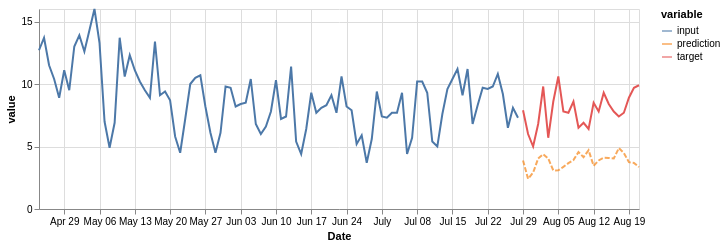

Here is the notebook cell this chart was saved with:
### Code cell
(on.Plot()
    .add(on.marks.line, input)
    .add(on.marks.line, target)
    .add(on.marks.line, prediction, type='dashed')
    .properties(width=600, height=200)
    .show()
)

### Figure 1 — Vega specification as saved in the notebook (floating-point values rounded to 4 significant figures)
{"$schema": "https://vega.github.io/schema/vega/v5.json", "data": [{"name": "source_0", "values": [{"Date": "1990-04-24T00:00:00.000", "variable": "input", "value": 12.7}, {"Date": "1990-04-25T00:00:00.000", "variable": "input", "value": 13.7}, {"Date": "1990-04-26T00:00:00.000", "variable": "input", "value": 11.5}, {"Date": "1990-04-27T00:00:00.000", "variable": "input", "value": 10.4}, {"Date": "1990-04-28T00:00:00.000", "variable": "input", "value": 8.9}, {"Date": "1990-04-29T00:00:00.000", "variable": "input", "value": 11.1}, {"Date": "1990-04-30T00:00:00.000", "variable": "input", "value": 9.5}, {"Date": "1990-05-01T00:00:00.000", "variable": "input", "value": 13.0}, {"Date": "1990-05-02T00:00:00.000", "variable": "input", "value": 13.9}, {"Date": "1990-05-03T00:00:00.000", "variable": "input", "value": 12.6}, {"Date": "1990-05-04T00:00:00.000", "variable": "input", "value": 14.3}, {"Date": "1990-05-05T00:00:00.000", "variable": "input", "value": 16.0}, {"Date": "1990-05-06T00:00:00.000", "variable": "input", "value": 13.3}, {"Date": "1990-05-07T00:00:00.000", "variable": "input", "value": 7.0}, {"Date": "1990-05-08T00:00:00.000", "variable": "input", "value": 4.9}, {"Date": "1990-05-09T00:00:00.000", "variable": "input", "value": 6.9}, {"Date": "1990-05-10T00:00:00.000", "variable": "input", "value": 13.7}, {"Date": "1990-05-11T00:00:00.000", "variable": "input", "value": 10.6}, {"Date": "1990-05-12T00:00:00.000", "variable": "input", "value": 12.3}, {"Date": "1990-05-13T00:00:00.000", "variable": "input", "value": 11.1}, {"Date": "1990-05-14T00:00:00.000", "variable": "input", "value": 10.2}, {"Date": "1990-05-15T00:00:00.000", "variable": "input", "value": 9.5}, {"Date": "1990-05-16T00:00:00.000", "variable": "input", "value": 8.9}, {"Date": "1990-05-17T00:00:00.000", "variable": "input", "value": 13.4}, {"Date": "1990-05-18T00:00:00.000", "variable": "input", "value": 9.1}, {"Date": "1990-05-19T00:00:00.000", "variable": "input", "value": 9.4}, {"Date": "1990-05-20T00:00:00.000", "variable": "input", "value": 8.7}, {"Date": "1990-05-21T00:00:00.000", "variable": "input", "value": 5.8}, {"Date": "1990-05-22T00:00:00.000", "variable": "input", "value": 4.5}, {"Date": "1990-05-23T00:00:00.000", "variable": "input", "value": 7.2}, {"Date": "1990-05-24T00:00:00.000", "variable": "input", "value": 10.0}, {"Date": "1990-05-25T00:00:00.000", "variable": "input", "value": 10.5}, {"Date": "1990-05-26T00:00:00.000", "variable": "input", "value": 10.7}, {"Date": "1990-05-27T00:00:00.000", "variable": "input", "value": 8.2}, {"Date": "1990-05-28T00:00:00.000", "variable": "input", "value": 6.1}, {"Date": "1990-05-29T00:00:00.000", "variable": "input", "value": 4.5}, {"Date": "1990-05-30T00:00:00.000", "variable": "input", "value": 6.1}, {"Date": "1990-05-31T00:00:00.000", "variable": "input", "value": 9.8}, {"Date": "1990-06-01T00:00:00.000", "variable": "input", "value": 9.7}, {"Date": "1990-06-02T00:00:00.000", "variable": "input", "value": 8.2}, {"Date": "1990-06-03T00:00:00.000", "variable": "input", "value": 8.4}, {"Date": "1990-06-04T00:00:00.000", "variable": "input", "value": 8.5}, {"Date": "1990-06-05T00:00:00.000", "variable": "input", "value": 10.4}, {"Date": "1990-06-06T00:00:00.000", "variable": "input", "value": 6.8}, {"Date": "1990-06-07T00:00:00.000", "variable": "input", "value": 6.0}, {"Date": "1990-06-08T00:00:00.000", "variable": "input", "value": 6.6}, {"Date": "1990-06-09T00:00:00.000", "variable": "input", "value": 7.8}, {"Date": "1990-06-10T00:00:00.000", "variable": "input", "value": 10.3}, {"Date": "1990-06-11T00:00:00.000", "variable": "input", "value": 7.2}, {"Date": "1990-06-12T00:00:00.000", "variable": "input", "value": 7.4}, {"Date": "1990-06-13T00:00:00.000", "variable": "input", "value": 11.4}, {"Date": "1990-06-14T00:00:00.000", "variable": "input", "value": 5.4}, {"Date": "1990-06-15T00:00:00.000", "variable": "input", "value": 4.4}, {"Date": "1990-06-16T00:00:00.000", "variable": "input", "value": 6.4}, {"Date": "1990-06-17T00:00:00.000", "variable": "input", "value": 9.3}, {"Date": "1990-06-18T00:00:00.000", "variable": "input", "value": 7.7}, {"Date": "1990-06-19T00:00:00.000", "variable": "input", "value": 8.1}, {"Date": "1990-06-20T00:00:00.000", "variable": "input", "value": 8.3}, {"Date": "1990-06-21T00:00:00.000", "variable": "input", "value": 9.1}, {"Date": "1990-06-22T00:00:00.000", "variable": "input", "value": 7.7}, {"Date": "1990-06-23T00:00:00.000", "variable": "input", "value": 10.6}, {"Date": "1990-06-24T00:00:00.000", "variable": "input", "value": 8.2}, {"Date": "1990-06-25T00:00:00.000", "variable": "input", "value": 7.9}, {"Date": "1990-06-26T00:00:00.000", "variable": "input", "value": 5.2}, {"Date": "1990-06-27T00:00:00.000", "variable": "input", "value": 5.9}, {"Date": "1990-06-28T00:00:00.000", "variable": "input", "value": 3.7}, {"Date": "1990-06-29T00:00:00.000", "variable": "input", "value": 5.6}, {"Date": "1990-06-30T00:00:00.000", "variable": "input", "value": 9.4}, {"Date": "1990-07-01T00:00:00.000", "variable": "input", "value": 7.4}, {"Date": "1990-07-02T00:00:00.000", "variable": "input", "value": 7.3}, {"Date": "1990-07-03T00:00:00.000", "variable": "input", "value": 7.7}, {"Date": "1990-07-04T00:00:00.000", "variable": "input", "value": 7.7}, {"Date": "1990-07-05T00:00:00.000", "variable": "input", "value": 9.3}, {"Date": "1990-07-06T00:00:00.000", "variable": "input", "value": 4.4}, {"Date": "1990-07-07T00:00:00.000", "variable": "input", "value": 5.7}, {"Date": "1990-07-08T00:00:00.000", "variable": "input", "value": 10.2}, {"Date": "1990-07-09T00:00:00.000", "variable": "input", "value": 10.2}, {"Date": "1990-07-10T00:00:00.000", "variable": "input", "value": 9.3}, {"Date": "1990-07-11T00:00:00.000", "variable": "input", "value": 5.4}, {"Date": "1990-07-12T00:00:00.000", "variable": "input", "value": 5.0}, {"Date": "1990-07-13T00:00:00.000", "variable": "input", "value": 7.6}, {"Date": "1990-07-14T00:00:00.000", "variable": "input", "value": 9.6}, {"Date": "1990-07-15T00:00:00.000", "variable": "input", "value": 10.4}, {"Date": "1990-07-16T00:00:00.000", "variable": "input", "value": 11.2}, {"Date": "1990-07-17T00:00:00.000", "variable": "input", "value": 9.1}, {"Date": "1990-07-18T00:00:00.000", "variable": "input", "value": 11.2}, {"Date": "1990-07-19T00:00:00.000", "variable": "input", "value": 6.8}, {"Date": "1990-07-20T00:00:00.000", "variable": "input", "value": 8.3}, {"Date": "1990-07-21T00:00:00.000", "variable": "input", "value": 9.7}, {"Date": "1990-07-22T00:00:00.000", "variable": "input", "value": 9.6}, {"Date": "1990-07-23T00:00:00.000", "variable": "input", "value": 9.8}, {"Date": "1990-07-24T00:00:00.000", "variable": "input", "value": 10.8}, {"Date": "1990-07-25T00:00:00.000", "variable": "input", "value": 9.2}, {"Date": "1990-07-26T00:00:00.000", "variable": "input", "value": 6.5}, {"Date": "1990-07-27T00:00:00.000", "variable": "input", "value": 8.1}, {"Date": "1990-07-28T00:00:00.000", "variable": "input", "value": 7.3}], "transform": [{"type": "formula", "expr": "toDate(datum['Date'])", "as": "Date"}]}, {"name": "source_1", "values": [{"Date": "1990-07-29T00:00:00.000", "variable": "target", "value": 7.9}, {"Date": "1990-07-30T00:00:00.000", "variable": "target", "value": 6.0}, {"Date": "1990-07-31T00:00:00.000", "variable": "target", "value": 5.0}, {"Date": "1990-08-01T00:00:00.000", "variable": "target", "value": 6.8}, {"Date": "1990-08-02T00:00:00.000", "variable": "target", "value": 9.8}, {"Date": "1990-08-03T00:00:00.000", "variable": "target", "value": 5.7}, {"Date": "1990-08-04T00:00:00.000", "variable": "target", "value": 8.6}, {"Date": "1990-08-05T00:00:00.000", "variable": "target", "value": 10.6}, {"Date": "1990-08-06T00:00:00.000", "variable": "target", "value": 7.8}, {"Date": "1990-08-07T00:00:00.000", "variable": "target", "value": 7.7}, {"Date": "1990-08-08T00:00:00.000", "variable": "target", "value": 8.6}, {"Date": "1990-08-09T00:00:00.000", "variable": "target", "value": 6.5}, {"Date": "1990-08-10T00:00:00.000", "variable": "target", "value": 6.9}, {"Date": "1990-08-11T00:00:00.000", "variable": "target", "value": 6.4}, {"Date": "1990-08-12T00:00:00.000", "variable": "target", "value": 8.5}, {"Date": "1990-08-13T00:00:00.000", "variable": "target", "value": 7.8}, {"Date": "1990-08-14T00:00:00.000", "variable": "target", "value": 9.3}, {"Date": "1990-08-15T00:00:00.000", "variable": "target", "value": 8.4}, {"Date": "1990-08-16T00:00:00.000", "variable": "target", "value": 7.8}, {"Date": "1990-08-17T00:00:00.000", "variable": "target", "value": 7.4}, {"Date": "1990-08-18T00:00:00.000", "variable": "target", "value": 7.7}, {"Date": "1990-08-19T00:00:00.000", "variable": "target", "value": 8.9}, {"Date": "1990-08-20T00:00:00.000", "variable": "target", "value": 9.7}, {"Date": "1990-08-21T00:00:00.000", "variable": "target", "value": 9.9}], "transform": [{"type": "formula", "expr": "toDate(datum['Date'])", "as": "Date"}]}, {"name": "source_2", "values": [{"Date": "1990-07-29T00:00:00.000", "variable": "prediction", "value": 3.882}, {"Date": "1990-07-30T00:00:00.000", "variable": "prediction", "value": 2.411}, {"Date": "1990-07-31T00:00:00.000", "variable": "prediction", "value": 2.912}, {"Date": "1990-08-01T00:00:00.000", "variable": "prediction", "value": 4.033}, {"Date": "1990-08-02T00:00:00.000", "variable": "prediction", "value": 4.38}, {"Date": "1990-08-03T00:00:00.000", "variable": "prediction", "value": 4.042}, {"Date": "1990-08-04T00:00:00.000", "variable": "prediction", "value": 3.088}, {"Date": "1990-08-05T00:00:00.000", "variable": "prediction", "value": 3.09}, {"Date": "1990-08-06T00:00:00.000", "variable": "prediction", "value": 3.373}, {"Date": "1990-08-07T00:00:00.000", "variable": "prediction", "value": 3.668}, {"Date": "1990-08-08T00:00:00.000", "variable": "prediction", "value": 3.91}, {"Date": "1990-08-09T00:00:00.000", "variable": "prediction", "value": 4.556}, {"Date": "1990-08-10T00:00:00.000", "variable": "prediction", "value": 4.148}, {"Date": "1990-08-11T00:00:00.000", "variable": "prediction", "value": 4.699}, {"Date": "1990-08-12T00:00:00.000", "variable": "prediction", "value": 3.463}, {"Date": "1990-08-13T00:00:00.000", "variable": "prediction", "value": 3.885}, {"Date": "1990-08-14T00:00:00.000", "variable": "prediction", "value": 4.102}, {"Date": "1990-08-15T00:00:00.000", "variable": "prediction", "value": 4.081}, {"Date": "1990-08-16T00:00:00.000", "variable": "prediction", "value": 4.044}, {"Date": "1990-08-17T00:00:00.000", "variable": "prediction", "value": 4.876}, {"Date": "1990-08-18T00:00:00.000", "variable": "prediction", "value": 4.474}, {"Date": "1990-08-19T00:00:00.000", "variable": "prediction", "value": 3.749}, {"Date": "1990-08-20T00:00:00.000", "variable": "prediction", "value": 3.689}, {"Date": "1990-08-21T00:00:00.000", "variable": "prediction", "value": 3.354}], "transform": [{"type": "formula", "expr": "toDate(datum['Date'])", "as": "Date"}]}, {"name": "source_0_color_domain_variable_0", "values": [{"variable": "input"}]}, {"name": "source_1_color_domain_variable_1", "values": [{"variable": "target"}]}, {"name": "source_2_color_domain_variable_2", "values": [{"variable": "prediction"}]}], "marks": [{"type": "group", "name": "layer_0_pathgroup", "from": {"facet": {"data": "source_0", "name": "faceted_path_layer_0_main", "groupby": ["variable"]}}, "encode": {"update": {"height": {"field": {"signal": null, "datum": null, "group": "height", "parent": null}}, "width": {"field": {"signal": null, "datum": null, "group": "width", "parent": null}}}}, "marks": [{"type": "line", "name": "layer_0_marks", "from": {"data": "faceted_path_layer_0_main"}, "sort": {"field": "x"}, "encode": {"update": {"y": {"field": "value", "scale": "y"}, "defined": {"signal": "isValid(datum[\"Date\"]) && isFinite(+datum[\"Date\"]) && isValid(datum[\"value\"]) && isFinite(+datum[\"value\"])"}, "x": {"field": "Date", "scale": "x"}, "stroke": {"field": "variable", "scale": "color"}}}, "style": ["line"]}]}, {"type": "group", "name": "layer_1_pathgroup", "from": {"facet": {"data": "source_1", "name": "faceted_path_layer_1_main", "groupby": ["variable"]}}, "encode": {"update": {"width": {"field": {"signal": null, "datum": null, "group": "width", "parent": null}}, "height": {"field": {"signal": null, "datum": null, "group": "height", "parent": null}}}}, "marks": [{"type": "line", "name": "layer_1_marks", "from": {"data": "faceted_path_layer_1_main"}, "sort": {"field": "x"}, "encode": {"update": {"y": {"field": "value", "scale": "y"}, "stroke": {"field": "variable", "scale": "color"}, "x": {"field": "Date", "scale": "x"}, "defined": {"signal": "isValid(datum[\"Date\"]) && isFinite(+datum[\"Date\"]) && isValid(datum[\"value\"]) && isFinite(+datum[\"value\"])"}}}, "style": ["line"]}]}, {"type": "group", "name": "layer_2_pathgroup", "from": {"facet": {"data": "source_2", "name": "faceted_path_layer_2_main", "groupby": ["variable"]}}, "encode": {"update": {"height": {"field": {"signal": null, "datum": null, "group": "height", "parent": null}}, "width": {"field": {"signal": null, "datum": null, "group": "width", "parent": null}}}}, "marks": [{"type": "line", "name": "layer_2_marks", "from": {"data": "faceted_path_layer_2_main"}, "sort": {"field": "x"}, "encode": {"update": {"x": {"field": "Date", "scale": "x"}, "y": {"field": "value", "scale": "y"}, "stroke": {"field": "variable", "scale": "color"}, "opacity": {"value": 0.7}, "defined": {"signal": "isValid(datum[\"Date\"]) && isFinite(+datum[\"Date\"]) && isValid(datum[\"value\"]) && isFinite(+datum[\"value\"])"}, "strokeDash": {"value": [5, 2]}}}, "style": ["line"]}]}], "scales": [{"name": "x", "type": "time", "domain": {"fields": [{"data": "source_0", "field": "Date"}, {"data": "source_1", "field": "Date"}, {"data": "source_2", "field": "Date"}]}, "range": [0, {"signal": "width"}]}, {"name": "y", "type": "linear", "domain": {"fields": [{"data": "source_0", "field": "value"}, {"data": "source_1", "field": "value"}, {"data": "source_2", "field": "value"}]}, "range": [{"signal": "height"}, 0], "zero": true, "nice": true}, {"name": "color", "type": "ordinal", "domain": {"fields": [{"data": "source_0_color_domain_variable_0", "field": "variable"}, {"data": "source_1_color_domain_variable_1", "field": "variable"}, {"data": "source_2_color_domain_variable_2", "field": "variable"}], "sort": true}, "range": "category"}], "axes": [{"scale": "x", "tickCount": {"signal": "ceil(width/40)"}, "orient": "bottom", "maxExtent": 0, "gridScale": "y", "domain": false, "aria": false, "ticks": false, "labels": false, "zindex": 0, "grid": true, "minExtent": 0}, {"scale": "y", "orient": "left", "maxExtent": 0, "ticks": false, "aria": false, "domain": false, "labels": false, "gridScale": "x", "grid": true, "tickCount": {"signal": "ceil(height/40)"}, "minExtent": 0, "zindex": 0}, {"scale": "x", "labelOverlap": true, "zindex": 0, "tickCount": {"signal": "ceil(width/40)"}, "grid": false, "title": "Date", "orient": "bottom", "labelFlush": true}, {"scale": "y", "labelOverlap": true, "zindex": 0, "orient": "left", "grid": false, "tickCount": {"signal": "ceil(height/40)"}, "title": "value"}], "style": "cell", "legends": [{"stroke": "color", "symbolType": "stroke", "title": "variable", "encode": {"symbols": {"update": {"opacity": {"value": 0.7}}}}}], "height": 200, "width": 600, "background": "white", "padding": 5}
